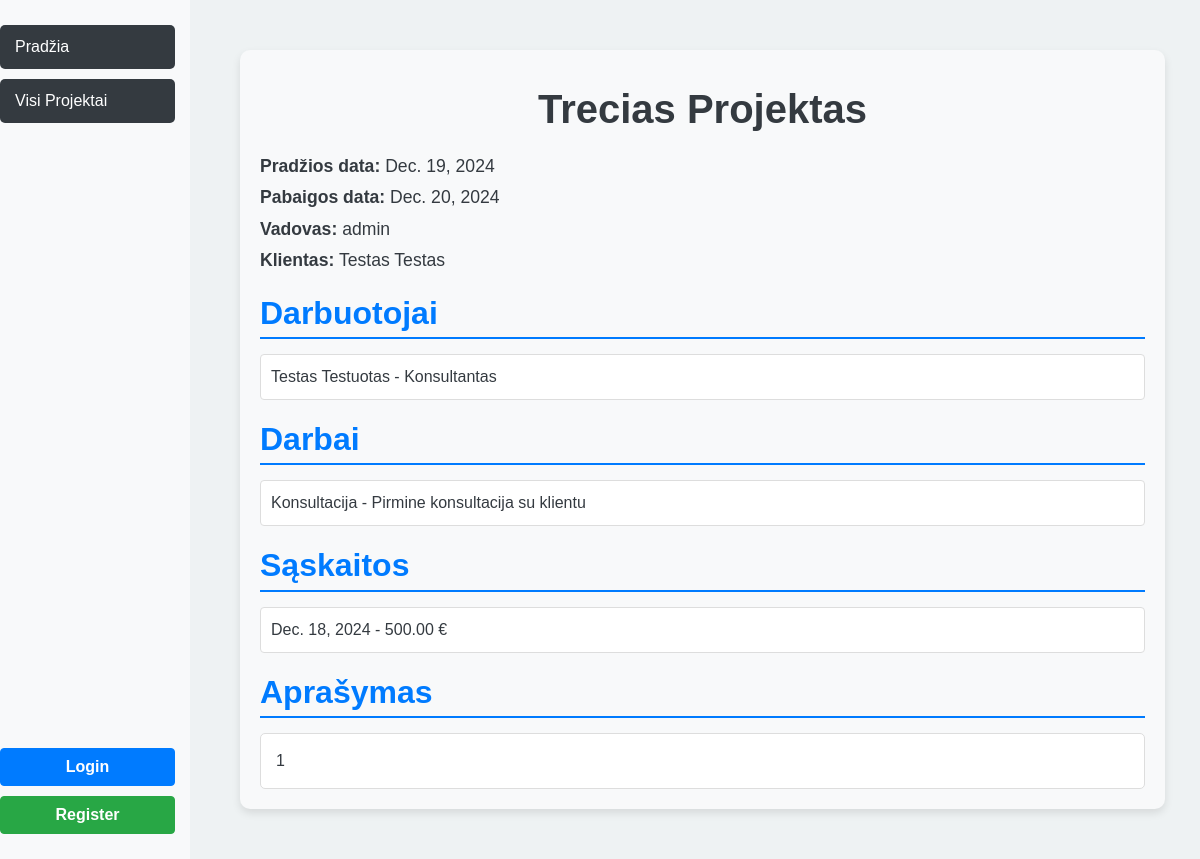
The app's page /projektai/projektai/8434eb9b-adbe-445f-ab98-2e29b1d434a9/ with its own data.
### projektuvaldymas/models.py (models this page shows, shortened)
class Projektas(models.Model):
    id = models.UUIDField(primary_key=True, default=uuid.uuid4, editable=False)
    pavadinimas = models.CharField("Pavadinimas", max_length=250)
    pradzios_data = models.DateField("Pradžios data", default=timezone.now)
    pabaigos_data = models.DateField("Pabaigos data", null=True, blank=True)
    klientas = models.ForeignKey(Klientas, on_delete=models.CASCADE, related_name="projektai")
    vadovas = models.ForeignKey(User, on_delete=models.CASCADE, related_name="vadovaujami_projektai")
    darbuotojai = models.ManyToManyField(Darbuotojas, related_name="projektai")
    darbai = models.ManyToManyField(Darbas, related_name="projektai")
    saskaitos = models.ManyToManyField(Saskaita, related_name="projektai")
    nuotrauka = models.ImageField(upload_to='projekto_nuotraukos/', blank=True, null=True)
    aprasymas = HTMLField(blank=True)
    class Meta:
        verbose_name = "Projektas"
        verbose_name_plural = "Projektai"

class Klientas(models.Model):
    id = models.AutoField(primary_key=True)
    vardas = models.CharField("Vardas", max_length=100)
    pavarde = models.CharField("Pavardė", max_length=100)
    imone = models.CharField("Įmonė", max_length=250)
    kontaktai = models.CharField("Kontaktai", max_length=250)
    def __str__(self):
        return f"{self.vardas} {self.pavarde}"
    class Meta:
        verbose_name = "Klientas"
        verbose_name_plural = "Klientai"

class Darbuotojas(models.Model):
    id = models.AutoField(primary_key=True)
    vardas = models.CharField("Vardas", max_length=100)
    pavarde = models.CharField("Pavardė", max_length=100)
    pareigos = models.CharField("Pareigos", max_length=250)
    class Meta:
        verbose_name = "Darbuotojas"
        verbose_name_plural = "Darbuotojai"

class Darbas(models.Model):
    pavadinimas = models.CharField("Pavadinimas", max_length=250)
    pastabos = models.TextField("Pastabos", max_length=1000)
    class Meta:
        verbose_name = "Darbas"
        verbose_name_plural = "Darbai"

class Saskaita(models.Model):
    id = models.UUIDField(primary_key=True, default=uuid.uuid4, editable=False)
    israsymo_data = models.DateField("Išrašymo data", null=True, blank=True)
    suma = models.DecimalField("Suma", max_digits=10, decimal_places=2)
    class Meta:
        verbose_name = "Saskaita"
        verbose_name_plural = "Saskaitos"

### projektuvaldymas/views.py (the view)
# urls.py: path('projektai/<uuid:pk>/', views.projektas_detail, name='projektas_detail'),
def projektas_detail(request, pk):
    projektas = get_object_or_404(Projektas, pk=pk)
    return render(request, 'projektas_detail.html', {'projektas': projektas})

### projektuvaldymas/templates/projektas_detail.html (shortened to what this page needs)
{% extends 'base.html' %}
{% block content %}
<div class="projektas-detail-container">
    <h1 class="projektas-heading">{{ projektas.pavadinimas }}</h1>
    <div class="projektas-info">
        <p><strong>Pradžios data:</strong> {{ projektas.pradzios_data }}</p>
        <p><strong>Pabaigos data:</strong> {{ projektas.pabaigos_data|default:"Nenurodyta" }}</p>
        <p><strong>Vadovas:</strong> {{ projektas.vadovas }}</p>
        <p><strong>Klientas:</strong> {{ projektas.klientas }}</p>
    </div>
    <div class="projektas-section">
        <h2>Darbuotojai</h2>
        <ul class="list-group">
            {% for darbuotojas in projektas.darbuotojai.all %}
            <li class="list-group-item">
                {{ darbuotojas.vardas }} {{ darbuotojas.pavarde }} - {{ darbuotojas.pareigos }}
            </li>
            {% endfor %}
        </ul>
    </div>
    <div class="projektas-section">
        <h2>Darbai</h2>
        <ul class="list-group">
            {% for darbas in projektas.darbai.all %}
            <li class="list-group-item">
                {{ darbas.pavadinimas }}
                {% if darbas.pastabos %}
                - {{ darbas.pastabos }}
                {% endif %}
            </li>
            {% endfor %}
        </ul>
    </div>
    <div class="projektas-section">
        <h2>Sąskaitos</h2>
        <ul class="list-group">
            {% for saskaita in projektas.saskaitos.all %}
            <li class="list-group-item">
                {{ saskaita.israsymo_data }} - {{ saskaita.suma }} €
            </li>
            {% endfor %}
        </ul>
    </div>
    {% if projektas.aprasymas %}
    <div class="projektas-section">
        <h2>Aprašymas</h2>
        <div class="projektas-description">{{ projektas.aprasymas|safe }}</div>
    </div>
    {% endif %}
</div>
{% endblock %}

### projektuvaldymas/static/css/styles.css (style rules this page uses)
html, body { height: 100%; margin: 0; font-family: 'Arial', sans-serif; background-color: #eef2f3; color: #343a40; }
h1, h2 { font-weight: bold; margin-top: 15px; }
.projektas-detail-container { margin: 20px; padding: 20px; background-color: #f8f9fa; border-radius: 10px; box-shadow: 0 4px 8px rgba(0, 0, 0, 0.1); }
.projektas-heading { text-align: center; margin-bottom: 20px; color: #343a40; font-weight: bold; }
.projektas-info p { font-size: 1.1rem; margin: 5px 0; }
.projektas-section { margin-top: 20px; }
.projektas-section h2 { color: #007bff; font-weight: bold; border-bottom: 2px solid #007bff; padding-bottom: 5px; margin-bottom: 15px; }
.list-group-item { margin-bottom: 10px; border: 1px solid #ddd; border-radius: 5px; background-color: #ffffff; padding: 10px; }
.projektas-description { background-color: #ffffff; padding: 15px; border: 1px solid #ddd; border-radius: 5px; }

### records on screen
Projektas: pavadinimas "Trecias Projektas", pradzios_data "Dec. 19, 2024", pabaigos_data "Dec. 20, 2024", vadovas "admin", klientas "Testas Testas", aprasymas "1"
Darbuotojas: vardas "Testas", pavarde "Testuotas", pareigos "Konsultantas"
Darbas: pavadinimas "Konsultacija", pastabos "Pirmine konsultacija su klientu"
Saskaita: israsymo_data "Dec. 18, 2024", suma "500.00"
